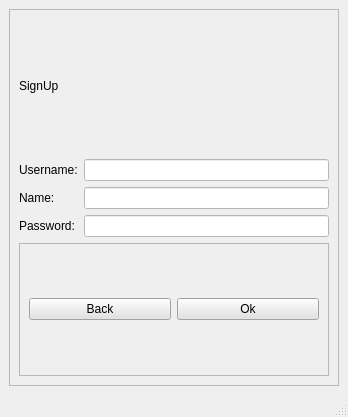
<?xml version="1.0" encoding="UTF-8"?>
<ui version="4.0">
 <class>sign_up</class>
 <widget class="QMainWindow" name="sign_up">
  <property name="geometry">
   <rect>
    <x>0</x>
    <y>0</y>
    <width>348</width>
    <height>417</height>
   </rect>
  </property>
  <property name="windowTitle">
   <string>MainWindow</string>
  </property>
  <widget class="QWidget" name="centralwidget">
   <layout class="QGridLayout" name="gridLayout_3">
    <item row="0" column="0">
     <widget class="QFrame" name="frame">
      <property name="styleSheet">
       <string notr="true">QFrame{
color: rgb(203, 203, 203)
}</string>
      </property>
      <property name="frameShape">
       <enum>QFrame::StyledPanel</enum>
      </property>
      <property name="frameShadow">
       <enum>QFrame::Raised</enum>
      </property>
      <layout class="QGridLayout" name="gridLayout">
       <item row="1" column="1">
        <widget class="QLineEdit" name="lineEdit">
         <property name="styleSheet">
          <string notr="true">QLineEdit{
	color: rgb(0, 0, 0);
	background-color: rgb(255, 255, 255);
}</string>
         </property>
        </widget>
       </item>
       <item row="1" column="0">
        <widget class="QLabel" name="label_3">
         <property name="styleSheet">
          <string notr="true">QLabel{
	color: rgb(0, 0, 0);
	
	
	font: 700 14pt &quot;Trebuchet MS&quot;;
}</string>
         </property>
         <property name="text">
          <string>Username:</string>
         </property>
        </widget>
       </item>
       <item row="2" column="0">
        <widget class="QLabel" name="label_4">
         <property name="styleSheet">
          <string notr="true">QLabel{
	color: rgb(0, 0, 0);
	
	
	font: 700 14pt &quot;Trebuchet MS&quot;;
}</string>
         </property>
         <property name="text">
          <string>Name:</string>
         </property>
        </widget>
       </item>
       <item row="3" column="0">
        <widget class="QLabel" name="label_5">
         <property name="styleSheet">
          <string notr="true">QLabel{
	color: rgb(0, 0, 0);
	
	
	font: 700 14pt &quot;Trebuchet MS&quot;;
}</string>
         </property>
         <property name="text">
          <string>Password:</string>
         </property>
        </widget>
       </item>
       <item row="0" column="0">
        <widget class="QLabel" name="label_2">
         <property name="styleSheet">
          <string notr="true">QLabel{
	font: 700 20pt &quot;Comic Sans MS&quot;;
	color: rgb(0, 0, 0);

}</string>
         </property>
         <property name="text">
          <string>SignUp</string>
         </property>
        </widget>
       </item>
       <item row="2" column="1">
        <widget class="QLineEdit" name="lineEdit_2">
         <property name="styleSheet">
          <string notr="true">QLineEdit{
	color: rgb(0, 0, 0);
	background-color: rgb(255, 255, 255);
}</string>
         </property>
        </widget>
       </item>
       <item row="3" column="1">
        <widget class="QLineEdit" name="lineEdit_3">
         <property name="styleSheet">
          <string notr="true">QLineEdit{
	color: rgb(0, 0, 0);
	background-color: rgb(255, 255, 255);
}</string>
         </property>
        </widget>
       </item>
       <item row="4" column="0" colspan="2">
        <widget class="QFrame" name="frame_2">
         <property name="frameShape">
          <enum>QFrame::StyledPanel</enum>
         </property>
         <property name="frameShadow">
          <enum>QFrame::Raised</enum>
         </property>
         <layout class="QGridLayout" name="gridLayout_2">
          <item row="0" column="0">
           <widget class="QPushButton" name="pushButton_2">
            <property name="styleSheet">
             <string notr="true">QPushButton{
	background-color: rgb(226, 226, 226);
	color: rgb(0, 0, 0);
	font: 700 11pt &quot;Segoe UI&quot;;
}</string>
            </property>
            <property name="text">
             <string>Back</string>
            </property>
           </widget>
          </item>
          <item row="0" column="1">
           <widget class="QPushButton" name="pushButton">
            <property name="styleSheet">
             <string notr="true">QPushButton{
	background-color: rgb(226, 226, 226);
	color: rgb(0, 0, 0);
	font: 700 11pt &quot;Segoe UI&quot;;
}</string>
            </property>
            <property name="text">
             <string>Ok</string>
            </property>
           </widget>
          </item>
         </layout>
        </widget>
       </item>
      </layout>
     </widget>
    </item>
   </layout>
  </widget>
  <widget class="QMenuBar" name="menubar">
   <property name="geometry">
    <rect>
     <x>0</x>
     <y>0</y>
     <width>348</width>
     <height>21</height>
    </rect>
   </property>
  </widget>
  <widget class="QStatusBar" name="statusbar"/>
 </widget>
 <resources/>
 <connections/>
</ui>
